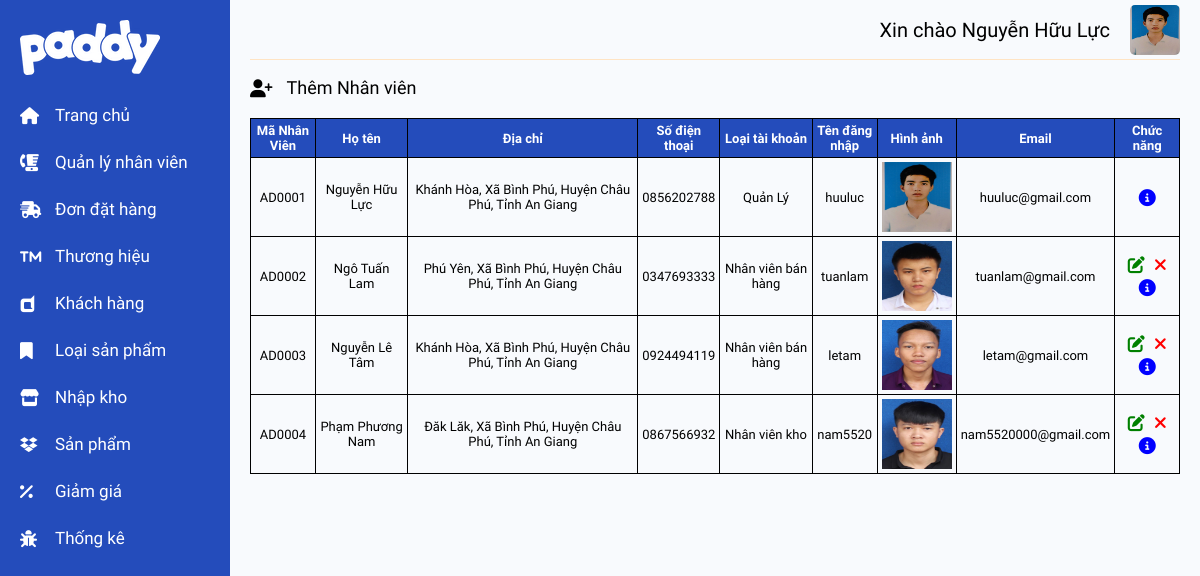
Page /admin/pages/Admin_DsAdmin.php (signed in) on the committed database.
### tables this page shows
CREATE TABLE `nhan_vien` (
  `maNhanVien` varchar(6) NOT NULL,
  `ho` varchar(50) NOT NULL,
  `ten` varchar(10) NOT NULL,
  `ngaySinh` date NOT NULL,
  `diaChiCuThe` varchar(255) NOT NULL,
  `dienThoai` varchar(10) NOT NULL,
  `maLoai` varchar(6) NOT NULL,
  `tenNguoiDung` varchar(20) NOT NULL,
  `matKhau` char(80) NOT NULL,
  `avatar` varchar(255) NOT NULL,
  `email` varchar(50) NOT NULL,
  `maXa` varchar(6) NOT NULL
);

CREATE TABLE `loai_tai_khoan` (
  `maLoai` varchar(6) NOT NULL,
  `tenLoai` varchar(100) NOT NULL
);

### admin/pages/Admin_DsAdmin.php (the view, shortened to what this page needs)
<?php include '../templates/nav_admin1.php';
$query = 'SELECT maNhanVien, ho,ten,diaChiCuThe,dienThoai,tenLoai, tenNguoiDung, avatar, email, concat(nhan_vien.diaChiCuThe,", ",xa.tenXa,", ",huyen.tenHuyen,", ",tinh.tenTinh) AS diaChi FROM nhan_vien JOIN loai_tai_khoan ON nhan_vien.maLoai = loai_tai_khoan.maLoai JOIN xa on nhan_vien.maXa=xa.maXa JOIN huyen on huyen.maHuyen=xa.maHuyen JOIN tinh on tinh.maTinh=huyen.maTinh';
$stmt = $dbh->prepare($query);
$stmt->execute();
$nhanVien = $stmt->fetchAll(PDO::FETCH_OBJ);
?>
<div class="table_header">
    <div class="add_admin">
        <a href="./Admin_Create.php">
            <i class="fa-solid fa-user-plus"></i>
            <div class="add_title">
                Thêm Nhân viên
            </div>
        </a>
    </div>
</div>
<table class="table_dsadmin">
    <thead>
        <tr>
            <th style="width: 7%;">Mã Nhân Viên</th>
            <th style="width: 10%;">Họ tên</th>
            <th style="width: 25%;">Địa chỉ</th>
            <th style="width: 7%;">Số điện thoại</th>
            <th style="width: 10%;">Loại tài khoản</th>
            <th style="width: 7%;">Tên đăng nhập</th>
            <th style="width: 7%;">Hình ảnh</th>
            <th style="width: 10%;">Email</th>
            <th style="width: 7%;">Chức năng</th>
        </tr>
    </thead>
    <tbody>
        <?php
        foreach ($nhanVien as $row) {
            $xoasua = "";
            if ($row->tenLoai != "Quản Lý") {
                $xoasua = '<a href="./Admin_editPQ.php?maNhanVien=' . $row->maNhanVien . '" ><i class="fa-solid fa-pen-to-square edit"></i></a>
                <a href="./Admin_delete.php?maNhanVien=' . $row->maNhanVien . '" ><i class="fa-solid fa-xmark remove"></i></a>';
            }
            echo '
            <tr>
                <td>
                ' . $row->maNhanVien . '
                </td>
                <td>
                ' . $row->ho . " " . $row->ten . '
                </td>
                <td>
                ' . $row->diaChi . '
                </td>
                <td>
                ' . $row->dienThoai . '
                </td>
                <td>
                ' . $row->tenLoai . '
                </td>
                <td>
                ' . $row->tenNguoiDung . '
                </td>
                <td>
                    <img src="../../assets/img/ad_user/' . $row->avatar . '" alt="" style="width: 70px; height: 70px;">
                </td>
                <td>
                ' . $row->email . '
                </td>
                <td>
                        ' . $xoasua . '
                        <a href="./Admin_DetailsDs.php?maNhanVien=' . $row->maNhanVien . '"><i class="fa-solid fa-circle-info detail"></i></a>
                </td>
            </tr>
            ';
        }
        ?>
    </tbody>
</table>
<?php include '../templates/nav_admin2.php' ?>

### admin/assets/css/main.css (style rules this page uses)
.table_dsadmin { border-collapse: collapse; width: 100%; font-size: 1.3rem; margin-top: 20px; }
th { background-color: #244cbb; color: white; }
th, td { border: 1px solid black; padding: 8px; text-align: center; padding: 4px; }
td i { font-size: 1.7rem; padding: 3px; }
td .edit { color: green; }
td .remove { color: red; }
td .detail { color: blue; }
.table_header { display: flex; justify-content: space-between; font-size: 1.8rem; align-items: center; margin-top: 20px; }
.add_admin a { display: flex; text-decoration: none; color: black; }
.search_title, .add_title { padding-left: 14px; }

### rows in the picture
nhan_vien: maNhanVien "AD0001", ho "Nguyễn Hữu", ten "Lực", diaChi "Khánh Hòa, Xã Bình Phú, Huyện Châu Phú, Tỉnh An Giang", dienThoai "0856202788", maLoai.tenLoai "Quản Lý", tenNguoiDung "huuluc", avatar (picture), email "huuluc@gmail.com"
nhan_vien: maNhanVien "AD0002", ho "Ngô Tuấn", ten "Lam", diaChi "Phú Yên, Xã Bình Phú, Huyện Châu Phú, Tỉnh An Giang", dienThoai "0347693333", maLoai.tenLoai "Nhân viên bán hàng", tenNguoiDung "tuanlam", avatar (picture), email "tuanlam@gmail.com"
nhan_vien: maNhanVien "AD0003", ho "Nguyễn Lê", ten "Tâm", diaChi "Khánh Hòa, Xã Bình Phú, Huyện Châu Phú, Tỉnh An Giang", dienThoai "0924494119", maLoai.tenLoai "Nhân viên bán hàng", tenNguoiDung "letam", avatar (picture), email "letam@gmail.com"
nhan_vien: maNhanVien "AD0004", ho "Phạm Phương", ten "Nam", diaChi "Đăk Lăk, Xã Bình Phú, Huyện Châu Phú, Tỉnh An Giang", dienThoai "0867566932", maLoai.tenLoai "Nhân viên kho", tenNguoiDung "nam5520", avatar (picture), email "nam5520000@gmail.com"

### other values in the picture
$_SESSION['admin']->ho "Nguyễn Hữu"
$_SESSION['admin']->ten "Lực"
